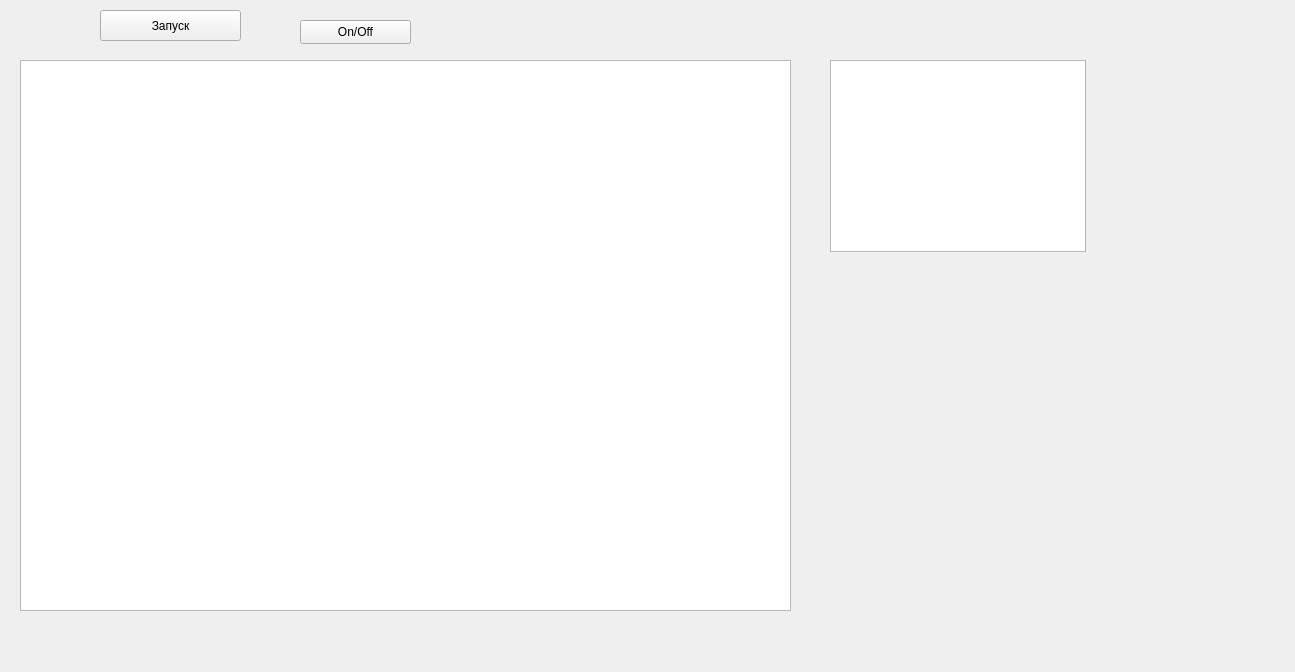
<?xml version="1.0" encoding="UTF-8"?>
<ui version="4.0">
 <class>Widget</class>
 <widget class="QWidget" name="Widget">
  <property name="geometry">
   <rect>
    <x>0</x>
    <y>0</y>
    <width>1295</width>
    <height>672</height>
   </rect>
  </property>
  <property name="windowTitle">
   <string>Widget</string>
  </property>
  <widget class="QGraphicsView" name="graphicsView">
   <property name="geometry">
    <rect>
     <x>20</x>
     <y>60</y>
     <width>771</width>
     <height>551</height>
    </rect>
   </property>
  </widget>
  <widget class="QPushButton" name="pushButton">
   <property name="geometry">
    <rect>
     <x>300</x>
     <y>20</y>
     <width>111</width>
     <height>24</height>
    </rect>
   </property>
   <property name="text">
    <string>On/Off</string>
   </property>
  </widget>
  <widget class="QPushButton" name="pushButton_2">
   <property name="geometry">
    <rect>
     <x>100</x>
     <y>10</y>
     <width>141</width>
     <height>31</height>
    </rect>
   </property>
   <property name="text">
    <string>Запуск</string>
   </property>
  </widget>
  <widget class="QListView" name="listView">
   <property name="geometry">
    <rect>
     <x>830</x>
     <y>60</y>
     <width>256</width>
     <height>192</height>
    </rect>
   </property>
  </widget>
 </widget>
 <resources/>
 <connections/>
</ui>
